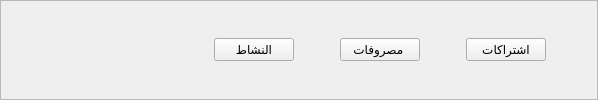
                        <widget class="QFrame" name="frame_69">
                         <property name="minimumSize">
                          <size>
                           <width>50</width>
                           <height>40</height>
                          </size>
                         </property>
                         <property name="frameShape">
                          <enum>QFrame::StyledPanel</enum>
                         </property>
                         <property name="frameShadow">
                          <enum>QFrame::Raised</enum>
                         </property>
                         <layout class="QHBoxLayout" name="horizontalLayout_31">
                          <item>
                           <widget class="QPushButton" name="pushButton_67">
                            <property name="styleSheet">
                             <string notr="true">border:0;</string>
                            </property>
                            <property name="text">
                             <string/>
                            </property>
                            <property name="icon">
                             <iconset resource="resources.qrc">
                              <normaloff>:/blue/icons/home.svg</normaloff>:/blue/icons/home.svg</iconset>
                            </property>
                            <property name="iconSize">
                             <size>
                              <width>30</width>
                              <height>30</height>
                             </size>
                            </property>
                           </widget>
                          </item>
                          <item>
                           <spacer name="horizontalSpacer_9">
                            <property name="orientation">
                             <enum>Qt::Horizontal</enum>
                            </property>
                            <property name="sizeHint" stdset="0">
                             <size>
                              <width>164</width>
                              <height>20</height>
                             </size>
                            </property>
                           </spacer>
                          </item>
                          <item>
                           <widget class="QPushButton" name="pushButton_59">
                            <property name="minimumSize">
                             <size>
                              <width>46</width>
                              <height>20</height>
                             </size>
                            </property>
                            <property name="text">
                             <string>النشاط</string>
                            </property>
                           </widget>
                          </item>
                          <item>
                           <spacer name="horizontalSpacer_10">
                            <property name="orientation">
                             <enum>Qt::Horizontal</enum>
                            </property>
                            <property name="sizeHint" stdset="0">
                             <size>
                              <width>40</width>
                              <height>20</height>
                             </size>
                            </property>
                           </spacer>
                          </item>
                          <item>
                           <widget class="QPushButton" name="pushButton_62">
                            <property name="minimumSize">
                             <size>
                              <width>46</width>
                              <height>20</height>
                             </size>
                            </property>
                            <property name="text">
                             <string>مصروفات </string>
                            </property>
                           </widget>
                          </item>
                          <item>
                           <spacer name="horizontalSpacer_11">
                            <property name="orientation">
                             <enum>Qt::Horizontal</enum>
                            </property>
                            <property name="sizeHint" stdset="0">
                             <size>
                              <width>40</width>
                              <height>20</height>
                             </size>
                            </property>
                           </spacer>
                          </item>
                          <item>
                           <widget class="QPushButton" name="pushButton_63">
                            <property name="minimumSize">
                             <size>
                              <width>46</width>
                              <height>20</height>
                             </size>
                            </property>
                            <property name="text">
                             <string>اشتراكات</string>
                            </property>
                           </widget>
                          </item>
                          <item>
                           <spacer name="horizontalSpacer_12">
                            <property name="orientation">
                             <enum>Qt::Horizontal</enum>
                            </property>
                            <property name="sizeHint" stdset="0">
                             <size>
                              <width>40</width>
                              <height>20</height>
                             </size>
                            </property>
                           </spacer>
                          </item>
                         </layout>
                        </widget>
